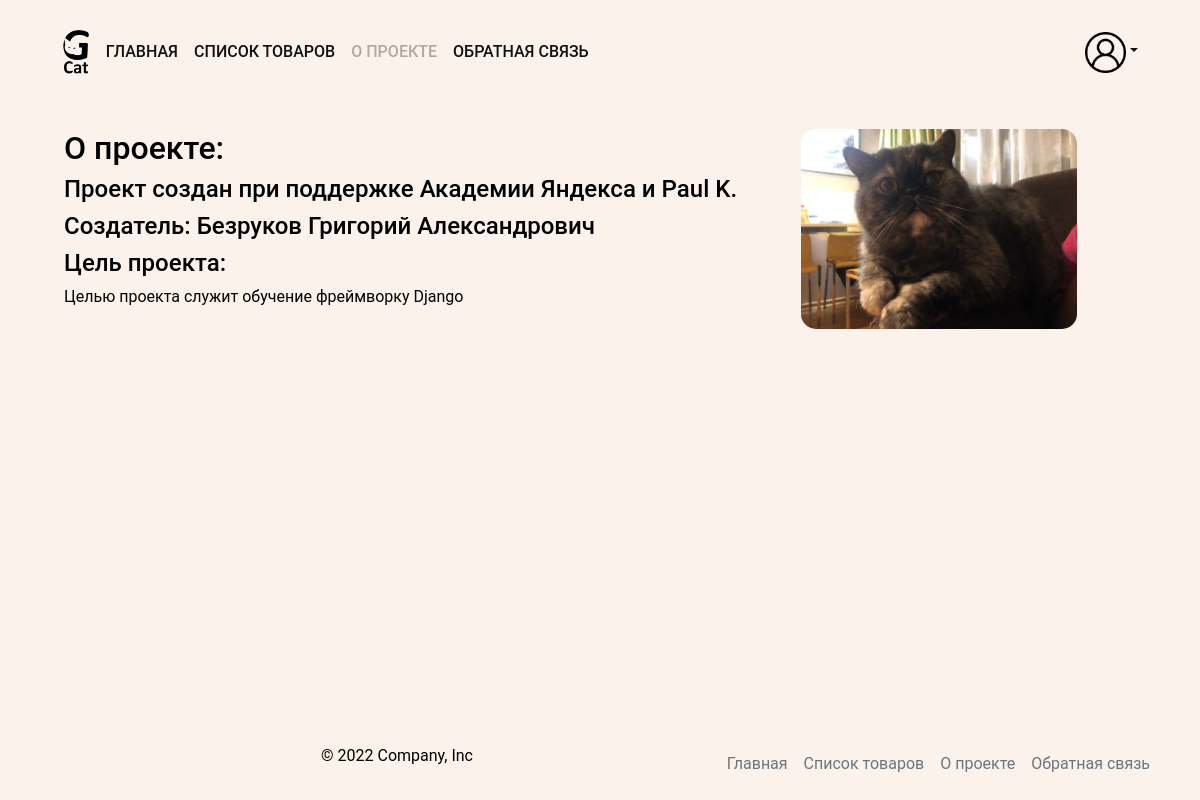
Page /about/ on the earlier database version.
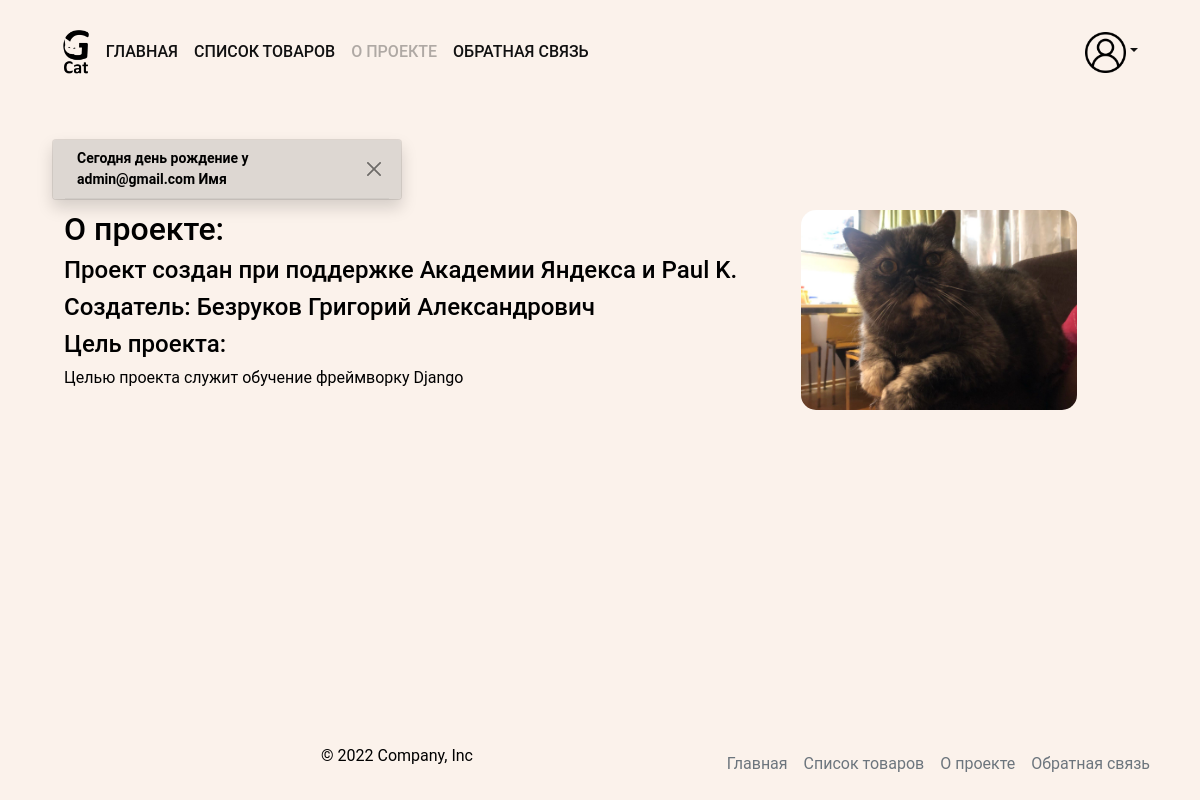
Same page on the later database version.
### users/models.py (models this page shows, shortened)
class Profile(AbstractBaseUser, PermissionsMixin):
    objects = ProfileManager()
    first_name = models.CharField(
        'имя',
        max_length=150,
        blank=True,
        null=True,
    )
    last_name = models.CharField(
        'фамилия',
        max_length=150,
        blank=True,
        null=True,
    )
    email = models.EmailField(
        'почта',
        unique=True,
        null=True,
    )
    is_active = models.BooleanField(
        'активная учетная запись',
        default=True,
        null=True,
    )
    is_staff = models.BooleanField(
        'сотрудник',
        default=False,
        null=True,
    )
    is_superuser = models.BooleanField(
        'админ',
        default=False,
        null=True,
    )
    date_joined = models.DateTimeField(default=timezone.now)
    birthday = models.DateField(
        'день рождения',
        blank=True,
        null=True,
    )
    USERNAME_FIELD = 'email'
    class Meta:
        default_related_name = 'profiles'
        verbose_name = 'пользователь'
        verbose_name_plural = 'пользователи'

### about/views.py (the view)
# urls.py: path('', views.DescriptionView.as_view(), name='description'),
class DescriptionView(TemplateView):
    template_name = 'about/index.html'

### core/user_processor.py (called while the page is built)
def access_users(request):
    users = Profile.objects.published()
    return {'users': users}

### users/managers.py (called while the page is built)
    def published(self):
        return (
            self.get_queryset()
            .filter(birthday=datetime.today())
            .values('email', 'first_name')
        )

### templates/about/index.html
{% extends "base.html" %}
{% load static %}
{% block content %}
<div class="container-fluid">
  <div class="row">
    <div class="col-sm-8">
      <h2>О проекте:</h2>
      <h4>Проект создан при поддержке Академии Яндекса и Paul K.</h4>
      <h4>Создатель: Безруков Григорий Александрович</h4>
      <h4>Цель проекта:</h4>
      <p>Целью проекта служит обучение фреймворку Django</p>
    </div>
    <div class="col-sm-4">
      <img
        src="{% static 'img/cat_about.jpg' %}"
        alt="Cat"
        style="width: 80%; border-radius: 15px;"
      >
    </div>
  </div>
</div>
{% endblock %}

### templates/includes/users_birthday.html
<div class="container">
  <div class="row">
    {% for user in users %}
    <div class="toast fade show" role="alert" aria-live="assertive" aria-atomic="true" style="margin: 10px; background-color: #ddd7d2; color: #000;">
      <div class="toast-header" style="background-color: #ddd7d2; color: #000;">
        <strong class="me-auto">
          Сегодня день рождение у {{ user.email }}
          {% if user.first_name %}
            {{ user.first_name }}
          {% endif %}
        </strong>
        <button type="button" class="btn-close" data-bs-dismiss="toast" aria-label="Close"></button>
      </div>
    </div>
    {% endfor %}
  </div>
</div>

Differences in the rows shown:
added Profile: email "admin@gmail.com", first_name "Имя"
